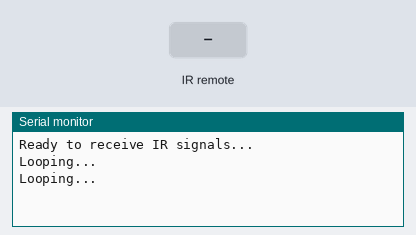
A sketch run on a simulated Arduino Uno, built with avr-gcc and run on an emulated ATmega328P. Parts: the last lines printed to the serial monitor. Inputs (shaded band) come from the test bench. Sleep ends after the set time or at an interrupt.

Above: at 1.8 s.
1.9 s: infrared code 0x20DF10EF received
At 3.2 s:
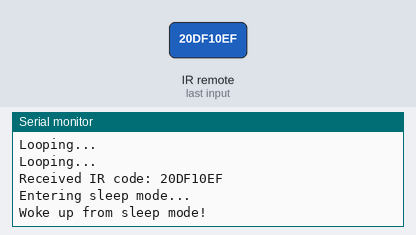
3.5 s: infrared code 0x20DF10FD received
At 5.3 s:
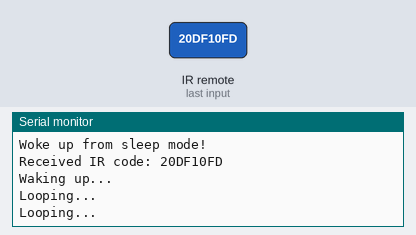

Measured:
- after the input at 1.9 s, the serial monitor: prints a new line after 0.10 s (image 1)
- after the input at 3.5 s, the serial monitor: prints a new line at once (image 2)

The sketch:

OnOFF.ino
```cpp
#include <IRremote.h>
#include <avr/sleep.h>
#include <avr/interrupt.h>

const int recv_pin = 2; // Pin connected to the IR receiver
IRrecv irrecv(recv_pin);
decode_results results;

volatile bool sleepMode = false; // Flag to track sleep state

void setup() {
    Serial.begin(9600);
    irrecv.enableIRIn(); // Start the IR receiver
    Serial.println("Ready to receive IR signals...");
}

void loop() {
    // Check if an IR signal has been received
    if (irrecv.decode(&results)) {
        Serial.print("Received IR code: ");
        Serial.println(results.value, HEX); // Print the received code in HEX

        // Check if the received code matches the button to enter sleep mode
        // Replace 0x20DF10EF with the actual code for your sleep button
        if (results.value == 0x20DF10EF) { // Sleep button code
            Serial.println("Entering sleep mode...");
            enterSleep(); // Call the sleep function
            Serial.println("Woke up from sleep mode!");
        }

        // Check if the received code matches the button to wake up
        // Replace 0x20DF10FD with the actual code for your wake button
        if (results.value == 0x20DF10FD) { // Wake button code
            Serial.println("Waking up...");
            wakeUp(); // Handle wake-up logic
        }

        irrecv.resume(); // Receive the next value
    }

    // Your regular code here
    if (!sleepMode) {
        Serial.println("Looping...");
        delay(1000); // Simulate some work
    }
}

// Function to enter sleep mode
void enterSleep() {
    sleepMode = true; // Set sleep mode flag
    set_sleep_mode(SLEEP_MODE_PWR_DOWN); // Set sleep mode to power down
    sleep_enable(); // Enable sleep mode
    sleep_cpu(); // Enter sleep mode
    sleep_disable(); // Disable sleep mode after waking up
}

// Function to handle wake-up logic
void wakeUp() {
    sleepMode = false; // Clear sleep mode flag
    // Additional wake-up logic can be added here if needed
}
```
